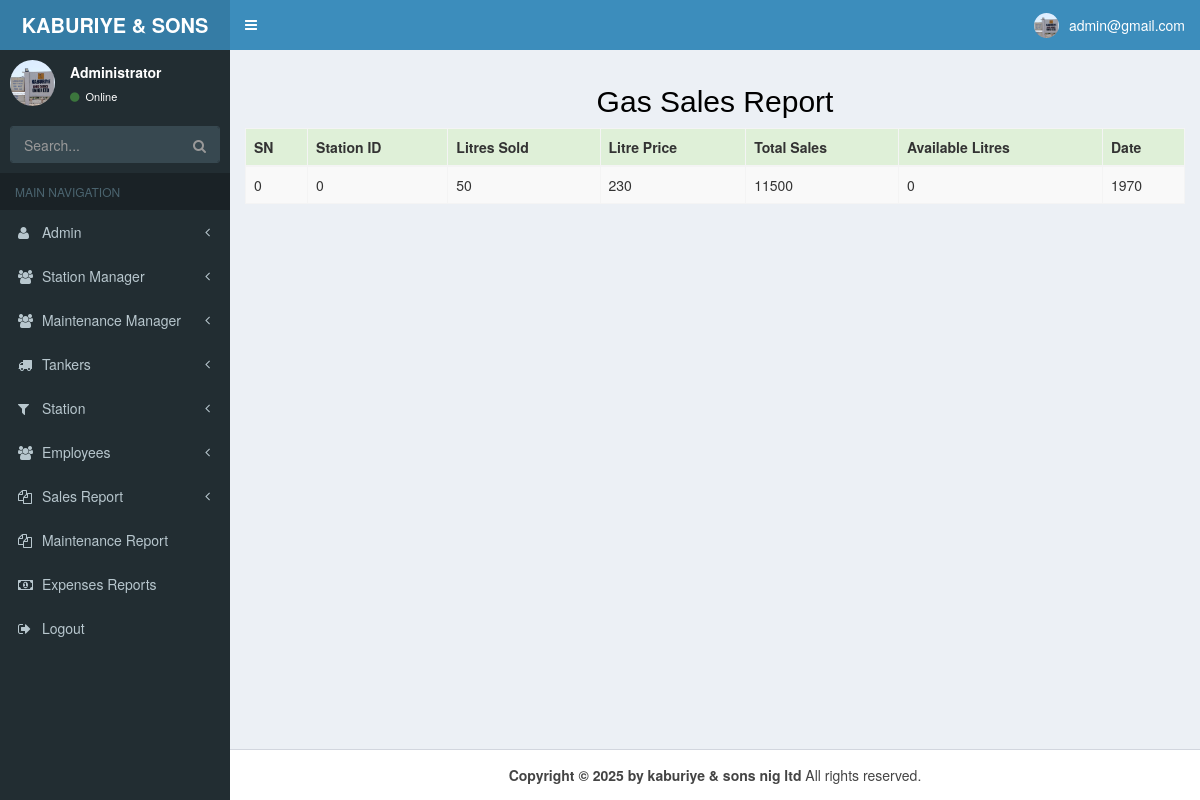
Before: /g_report.php (signed in) with the older database file.
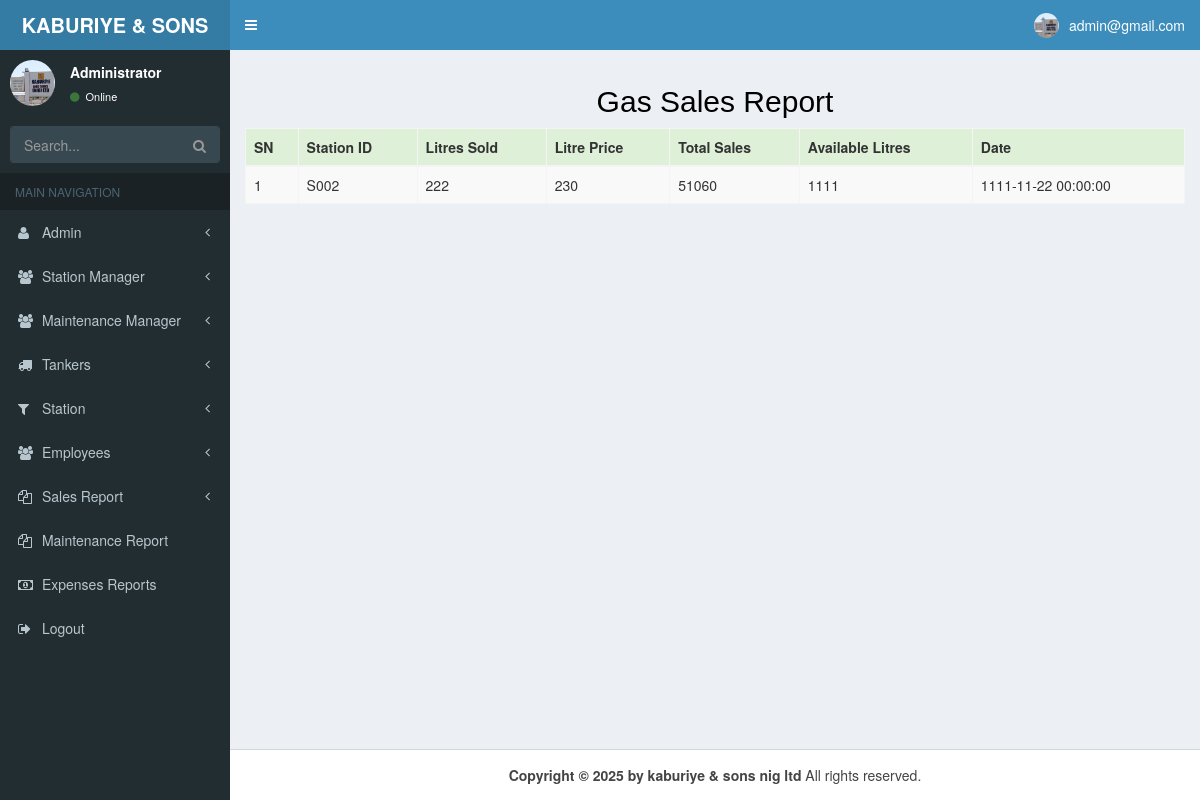
After: the same page with the newer database file.
### tables this page shows
CREATE TABLE `gas_sales` (
  `SN` int(11) NOT NULL,
  `station_id` varchar(100) NOT NULL,
  `litre_sold` int(100) NOT NULL,
  `litre_price` int(100) NOT NULL,
  `total_sales` int(100) NOT NULL,
  `available_litre` int(100) NOT NULL,
  `date` datetime DEFAULT NULL
);

### g_report.php (the view, shortened to what the changed rows need)
<!DOCTYPE html>
<html>
<head>
  <link rel="stylesheet" href="css/bootstrap.min.css">
  <link rel="stylesheet" href="css/font-awesome.min.css">
  <link rel="stylesheet" href="css/ionicons.min.css">
  <link rel="stylesheet" href="css/AdminLTE.min.css">
  <link rel="stylesheet" href="css/_all-skins.min.css">
</head>
<body class="hold-transition skin-blue sidebar-mini">
  <div class="wrapper">
    <div class="conainer-fluid">
      <div class="content-wrapper">
        <section class="content">
          <h2 align="center" style="color:black;"> Gas Sales Report</h2>
          <div style="position: relative; height: 550px; overflow: auto; display: block;">
            <table class="table table-bordered table-striped mb-0">
              <thead>
                <tr class="success">
                  <th> SN</th>
                  <th> Station ID</th>
                  <th> Litres Sold</th>
                  <th>Litre Price</th>
                  <th>Total Sales</th>
                  <th> Available Litres</th>
                  <th>Date</th>
                </tr>
              </thead>
              <?php
              require __DIR__ . "/config/database.php";
              $getRecords_string = "select * from gas_sales order by SN ";
              $getRecord = mysqli_query($conn, $getRecords_string);
              $num_of_record = mysqli_num_rows($getRecord);
              if ($num_of_record > 0) {
                while ($record = mysqli_fetch_array($getRecord)) {
                  echo '<tr>';
                  echo "<td class=''>$record[SN]</td>";
                  echo "<td class=''>$record[station_id]</td>";
                  echo "<td class=''>$record[litre_sold]</td>";
                  echo "<td class=''>$record[litre_price]</td>";
                  echo "<td class=''>$record[total_sales]</td>";
                  echo "<td class=''>$record[available_litre]</td>";
                  echo "<td class=''>$record[date]</td>";
                  echo '</tr>';
                }
              } else {
                echo "<h5>Loading..........</h5>";
                echo "<h5>No Reports</h5>";
              }
              ?>
            </table>
          </div>
        </section>
      </div>
    </div>
  </div>
</body>
</html>

Changed rows visible on the page:
removed gas_sales: SN "0", station "0", litre_sold "50", litre_price "230", total_sales "11500", available_litre "0", date "1970"
added gas_sales: SN "1", station "S002", litre_sold "222", litre_price "230", total_sales "51060", available_litre "1111", date "1111-11-22 00:00:00"
